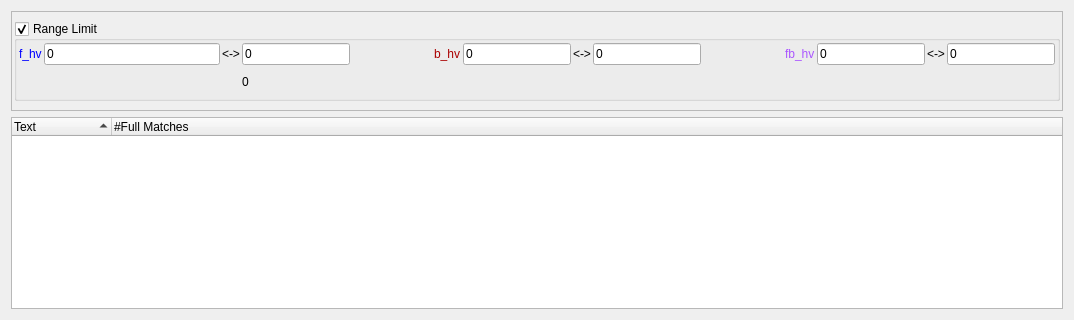
      <widget class="QWidget" name="tab_4">
       <attribute name="title">
        <string>Full Matches</string>
       </attribute>
       <layout class="QGridLayout">
        <item row="0" column="0">
         <widget class="QFrame" name="findChoice_Frame_2">
          <property name="minimumSize">
           <size>
            <width>100</width>
            <height>100</height>
           </size>
          </property>
          <property name="maximumSize">
           <size>
            <width>16777215</width>
            <height>100</height>
           </size>
          </property>
          <property name="frameShape">
           <enum>QFrame::StyledPanel</enum>
          </property>
          <property name="frameShadow">
           <enum>QFrame::Raised</enum>
          </property>
          <layout class="QGridLayout">
           <property name="margin">
            <number>2</number>
           </property>
           <property name="spacing">
            <number>2</number>
           </property>
           <item row="0" column="0">
            <widget class="QGroupBox" name="rl_GB">
             <property name="maximumSize">
              <size>
               <width>16777215</width>
               <height>80</height>
              </size>
             </property>
             <property name="palette">
              <palette>
               <active/>
               <inactive/>
               <disabled/>
              </palette>
             </property>
             <property name="title">
              <string>Range Limit</string>
             </property>
             <property name="checkable">
              <bool>true</bool>
             </property>
             <property name="checked">
              <bool>true</bool>
             </property>
             <layout class="QGridLayout">
              <property name="margin">
               <number>2</number>
              </property>
              <property name="spacing">
               <number>2</number>
              </property>
              <item row="0" column="0">
               <widget class="QLabel" name="label_2">
                <property name="palette">
                 <palette>
                  <active>
                   <colorrole role="WindowText">
                    <brush brushstyle="SolidPattern">
                     <color alpha="255">
                      <red>0</red>
                      <green>0</green>
                      <blue>255</blue>
                     </color>
                    </brush>
                   </colorrole>
                   <colorrole role="Mid">
                    <brush brushstyle="SolidPattern">
                     <color alpha="255">
                      <red>0</red>
                      <green>0</green>
                      <blue>255</blue>
                     </color>
                    </brush>
                   </colorrole>
                  </active>
                  <inactive>
                   <colorrole role="WindowText">
                    <brush brushstyle="SolidPattern">
                     <color alpha="255">
                      <red>0</red>
                      <green>0</green>
                      <blue>255</blue>
                     </color>
                    </brush>
                   </colorrole>
                   <colorrole role="Mid">
                    <brush brushstyle="SolidPattern">
                     <color alpha="255">
                      <red>0</red>
                      <green>0</green>
                      <blue>255</blue>
                     </color>
                    </brush>
                   </colorrole>
                  </inactive>
                  <disabled>
                   <colorrole role="WindowText">
                    <brush brushstyle="SolidPattern">
                     <color alpha="255">
                      <red>118</red>
                      <green>116</green>
                      <blue>113</blue>
                     </color>
                    </brush>
                   </colorrole>
                   <colorrole role="Mid">
                    <brush brushstyle="SolidPattern">
                     <color alpha="255">
                      <red>0</red>
                      <green>0</green>
                      <blue>255</blue>
                     </color>
                    </brush>
                   </colorrole>
                  </disabled>
                 </palette>
                </property>
                <property name="text">
                 <string>f_hv</string>
                </property>
               </widget>
              </item>
              <item row="0" column="1">
               <widget class="QLineEdit" name="rl_f_hv_1_LE">
                <property name="text">
                 <string>0</string>
                </property>
               </widget>
              </item>
              <item row="0" column="2">
               <widget class="QLabel" name="label_9">
                <property name="text">
                 <string>&lt;-&gt;</string>
                </property>
               </widget>
              </item>
              <item row="0" column="3">
               <widget class="QLineEdit" name="rl_f_hv_2_LE">
                <property name="text">
                 <string>0</string>
                </property>
               </widget>
              </item>
              <item row="0" column="4">
               <spacer>
                <property name="orientation">
                 <enum>Qt::Horizontal</enum>
                </property>
                <property name="sizeHint" stdset="0">
                 <size>
                  <width>80</width>
                  <height>20</height>
                 </size>
                </property>
               </spacer>
              </item>
              <item row="0" column="5">
               <widget class="QLabel" name="label_6">
                <property name="palette">
                 <palette>
                  <active>
                   <colorrole role="WindowText">
                    <brush brushstyle="SolidPattern">
                     <color alpha="255">
                      <red>170</red>
                      <green>0</green>
                      <blue>0</blue>
                     </color>
                    </brush>
                   </colorrole>
                  </active>
                  <inactive>
                   <colorrole role="WindowText">
                    <brush brushstyle="SolidPattern">
                     <color alpha="255">
                      <red>170</red>
                      <green>0</green>
                      <blue>0</blue>
                     </color>
                    </brush>
                   </colorrole>
                  </inactive>
                  <disabled>
                   <colorrole role="WindowText">
                    <brush brushstyle="SolidPattern">
                     <color alpha="255">
                      <red>118</red>
                      <green>116</green>
                      <blue>113</blue>
                     </color>
                    </brush>
                   </colorrole>
                  </disabled>
                 </palette>
                </property>
                <property name="text">
                 <string>b_hv</string>
                </property>
               </widget>
              </item>
              <item row="0" column="6">
               <widget class="QLineEdit" name="rl_b_hv_1_LE">
                <property name="text">
                 <string>0</string>
                </property>
               </widget>
              </item>
              <item row="0" column="7">
               <widget class="QLabel" name="label_10">
                <property name="text">
                 <string>&lt;-&gt;</string>
                </property>
               </widget>
              </item>
              <item row="0" column="8">
               <widget class="QLineEdit" name="rl_b_hv_2_LE">
                <property name="text">
                 <string>0</string>
                </property>
               </widget>
              </item>
              <item row="0" column="9">
               <spacer>
                <property name="orientation">
                 <enum>Qt::Horizontal</enum>
                </property>
                <property name="sizeHint" stdset="0">
                 <size>
                  <width>80</width>
                  <height>20</height>
                 </size>
                </property>
               </spacer>
              </item>
              <item row="0" column="10">
               <widget class="QLabel" name="label_7">
                <property name="palette">
                 <palette>
                  <active>
                   <colorrole role="WindowText">
                    <brush brushstyle="SolidPattern">
                     <color alpha="255">
                      <red>170</red>
                      <green>85</green>
                      <blue>255</blue>
                     </color>
                    </brush>
                   </colorrole>
                  </active>
                  <inactive>
                   <colorrole role="WindowText">
                    <brush brushstyle="SolidPattern">
                     <color alpha="255">
                      <red>170</red>
                      <green>85</green>
                      <blue>255</blue>
                     </color>
                    </brush>
                   </colorrole>
                  </inactive>
                  <disabled>
                   <colorrole role="WindowText">
                    <brush brushstyle="SolidPattern">
                     <color alpha="255">
                      <red>118</red>
                      <green>116</green>
                      <blue>113</blue>
                     </color>
                    </brush>
                   </colorrole>
                  </disabled>
                 </palette>
                </property>
                <property name="text">
                 <string>fb_hv</string>
                </property>
               </widget>
              </item>
              <item row="0" column="11">
               <widget class="QLineEdit" name="rl_fb_hv_1_LE">
                <property name="text">
                 <string>0</string>
                </property>
               </widget>
              </item>
              <item row="0" column="12">
               <widget class="QLabel" name="label_11">
                <property name="text">
                 <string>&lt;-&gt;</string>
                </property>
               </widget>
              </item>
              <item row="0" column="13">
               <widget class="QLineEdit" name="rl_fb_hv_2_LE">
                <property name="text">
                 <string>0</string>
                </property>
               </widget>
              </item>
              <item row="1" column="0" colspan="3">
               <spacer>
                <property name="orientation">
                 <enum>Qt::Horizontal</enum>
                </property>
                <property name="sizeHint" stdset="0">
                 <size>
                  <width>221</width>
                  <height>20</height>
                 </size>
                </property>
               </spacer>
              </item>
              <item row="1" column="3" colspan="6">
               <widget class="QLabel" name="count_LB">
                <property name="text">
                 <string>0</string>
                </property>
               </widget>
              </item>
              <item row="1" column="9" colspan="4">
               <spacer>
                <property name="orientation">
                 <enum>Qt::Horizontal</enum>
                </property>
                <property name="sizeHint" stdset="0">
                 <size>
                  <width>221</width>
                  <height>20</height>
                 </size>
                </property>
               </spacer>
              </item>
             </layout>
            </widget>
           </item>
          </layout>
         </widget>
        </item>
        <item row="1" column="0">
         <widget class="QTreeWidget" name="fullMatch_TW">
          <property name="sortingEnabled">
           <bool>true</bool>
          </property>
          <column>
           <property name="text">
            <string>Text                                   </string>
           </property>
          </column>
          <column>
           <property name="text">
            <string>#Full Matches</string>
           </property>
          </column>
         </widget>
        </item>
       </layout>
      </widget>
